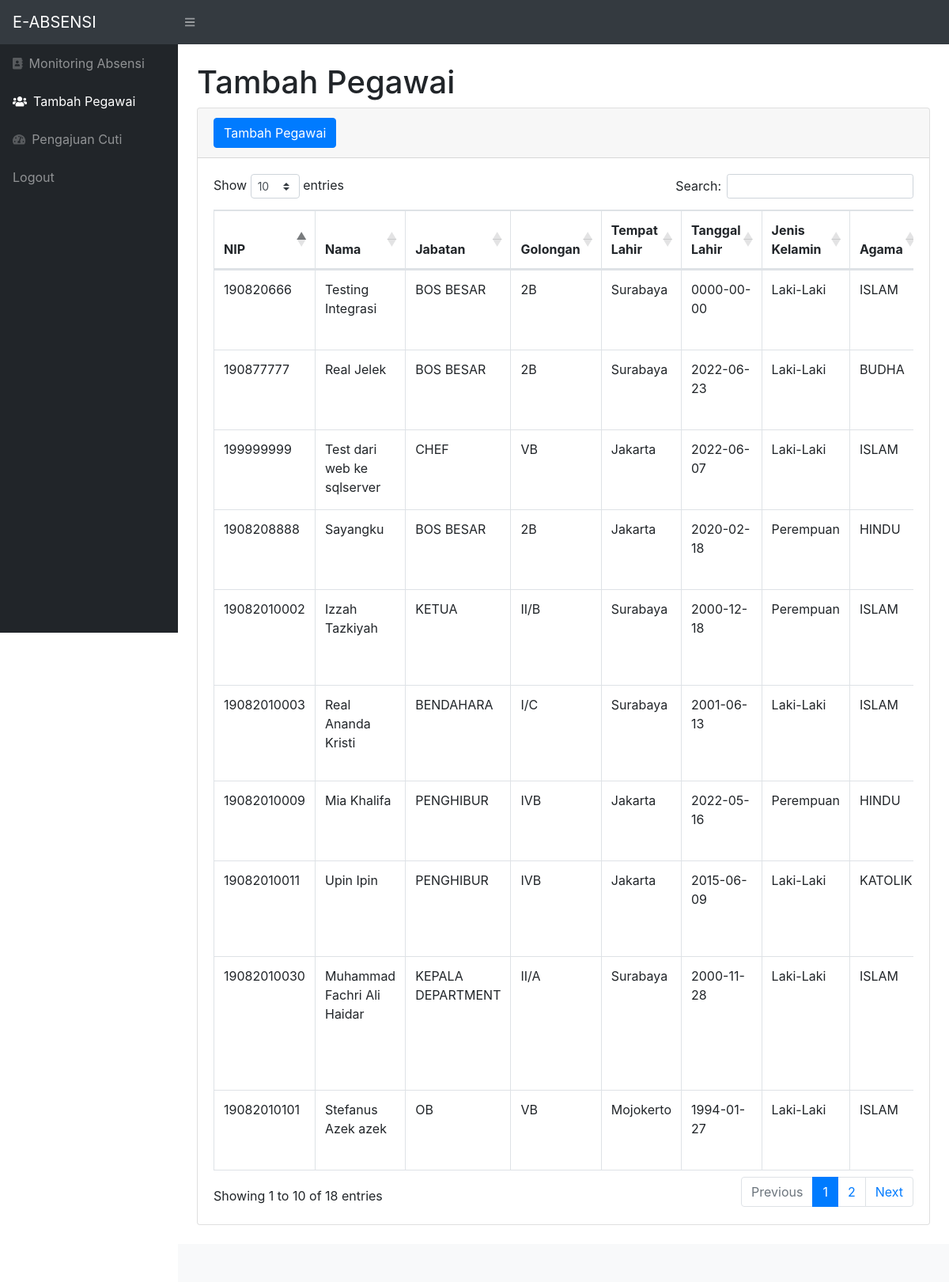
The page /TambahPegawai.php (signed in) on the database its author committed.
### tables this page shows
CREATE TABLE `tbl_pegawai` (
  `NIP` varchar(12) NOT NULL,
  `Nama` varchar(30) NOT NULL,
  `Jabatan` varchar(20) NOT NULL,
  `Golongan` varchar(7) NOT NULL,
  `TempatLahir` varchar(12) NOT NULL,
  `TanggalLahir` date NOT NULL,
  `JenisKelamin` varchar(16) NOT NULL,
  `Agama` varchar(12) NOT NULL,
  `Alamat` varchar(150) NOT NULL,
  `Telephone` varchar(16) NOT NULL
);

### TambahPegawai.php (the view, shortened to what this page needs)
<?php
require 'function.php';
?>
<!DOCTYPE html>
<html lang="en">
    <head>
        <link href="css/styles.css" rel="stylesheet" />
        <link href="https://cdn.datatables.net/1.10.20/css/dataTables.bootstrap4.min.css" rel="stylesheet" />
    </head>
    <body class="sb-nav-fixed">
        <nav class="sb-topnav navbar navbar-expand navbar-dark bg-dark">
            <a class="navbar-brand" href="index.php">E-ABSENSI</a>
            <button class="btn btn-link btn-sm order-1 order-lg-0" id="sidebarToggle" href="#"><i class="fas fa-bars"></i></button>
        </nav>
        <div id="layoutSidenav">
            <div id="layoutSidenav_nav">
                <nav class="sb-sidenav accordion sb-sidenav-dark" id="sidenavAccordion">
                    <div class="sb-sidenav-menu">
                        <div class="nav">
                            <a class="nav-link" href="index.php">
                                <div class="sb-nav-link-icon"><i class="fas fa-address-book"></i></div>
                                Monitoring Absensi
                            </a>
                            <a class="nav-link" href="TambahPegawai.php">
                                <div class="sb-nav-link-icon"><i class="fas fa-users"></i></div>
                                Tambah Pegawai
                            </a>
                            <a class="nav-link" href="PengajuanCuti.php">
                                <div class="sb-nav-link-icon"><i class="fas fa-tachometer-alt"></i></div>
                                Pengajuan Cuti
                            </a>
                             <a class="nav-link" href="logout.php">
                                Logout
                            </a>
                    </div>
                </nav>
            </div>
            <div id="layoutSidenav_content">
                <main>
                    <div class="container-fluid">
                        <h1 class="mt-4">Tambah Pegawai</h1>
                       <div class="card mb-4">
                            <div class="card-header">
                          <button type="button" class="btn btn-primary" data-toggle="modal" data-target="#myModal">
                            Tambah Pegawai
                          </button>
                            </div>
                            <div class="card-body">
                                <div class="table-responsive">
                                    <table class="table table-bordered" id="dataTable" width="100%" cellspacing="0">
                                        <thead>
                                            <tr>
                                                <th>NIP</th>
                                                <th>Nama</th>
                                                <th>Jabatan</th>
                                                <th>Golongan</th>
                                                <th>Tempat Lahir</th>
                                                <th>Tanggal Lahir</th>
                                                <th>Jenis Kelamin</th>
                                                <th>Agama</th>
                                            </tr>
                                        </thead>
                                        <tbody>
                                            <?php
                                            $ambilsemuadatastock = mysqli_query($conn,"select * from tbl_pegawai");
                                            while($data=mysqli_fetch_array($ambilsemuadatastock)){
                                                $nip = $data['NIP'];
                                               $namapegawai = $data['Nama'];
                                               $jabatan = $data['Jabatan'];
                                                $golongan = $data['Golongan'];
                                                $tempatlahir = $data['TempatLahir'];
                                               $tgllahir = $data['TanggalLahir'];
                                               $kelamin = $data['JenisKelamin'];
                                                $agama = $data['Agama'];
                                            ?>
                                            <tr>
                                                <td><?=$nip;?></td>
                                                <td><?=$namapegawai;?></td>
                                                <td><?=$jabatan;?></td>
                                                <td><?=$golongan;?></td>
                                                <td><?=$tempatlahir;?></td>
                                                <td><?=$tgllahir;?></td>
                                                <td><?=$kelamin;?></td>
                                                <td><?=$agama;?></td>
                                            </tr>
                                            <?php
                                            };
                                            ?>
                                        </tbody>
                                    </table>
                                </div>
                            </div>
                        </div>
                    </div>
                </main>
                <footer class="py-4 bg-light mt-auto">
                </footer>
            </div>
        </div>
    </body>
</html>

### rows shown on the page
tbl_pegawai: NIP "19082010002", Nama "Izzah Tazkiyah", Jabatan "KETUA", Golongan "II/B", TempatLahir "Surabaya", TanggalLahir "2000-12-18", JenisKelamin "Perempuan", Agama "ISLAM"
tbl_pegawai: NIP "19082010003", Nama "Real Ananda Kristi", Jabatan "BENDAHARA", Golongan "I/C", TempatLahir "Surabaya", TanggalLahir "2001-06-13", JenisKelamin "Laki-Laki", Agama "ISLAM"
tbl_pegawai: NIP "19082010009", Nama "Mia Khalifa", Jabatan "PENGHIBUR", Golongan "IVB", TempatLahir "Jakarta", TanggalLahir "2022-05-16", JenisKelamin "Perempuan", Agama "HINDU"
tbl_pegawai: NIP "19082010011", Nama "Upin Ipin", Jabatan "PENGHIBUR", Golongan "IVB", TempatLahir "Jakarta", TanggalLahir "2015-06-09", JenisKelamin "Laki-Laki", Agama "KATOLIK"
tbl_pegawai: NIP "19082010030", Nama "Muhammad Fachri Ali Haidar", Jabatan "KEPALA DEPARTMENT", Golongan "II/A", TempatLahir "Surabaya", TanggalLahir "2000-11-28", JenisKelamin "Laki-Laki", Agama "ISLAM"
tbl_pegawai: NIP "19082010101", Nama "Stefanus Azek azek", Jabatan "OB", Golongan "VB", TempatLahir "Mojokerto", TanggalLahir "1994-01-27", JenisKelamin "Laki-Laki", Agama "ISLAM"
tbl_pegawai: NIP "190820666", Nama "Testing Integrasi", Jabatan "BOS BESAR", Golongan "2B", TempatLahir "Surabaya", TanggalLahir "0000-00-00", JenisKelamin "Laki-Laki", Agama "ISLAM"
tbl_pegawai: NIP "1908208888", Nama "Sayangku", Jabatan "BOS BESAR", Golongan "2B", TempatLahir "Jakarta", TanggalLahir "2020-02-18", JenisKelamin "Perempuan", Agama "HINDU"
tbl_pegawai: NIP "190877777", Nama "Real Jelek", Jabatan "BOS BESAR", Golongan "2B", TempatLahir "Surabaya", TanggalLahir "2022-06-23", JenisKelamin "Laki-Laki", Agama "BUDHA"
tbl_pegawai: NIP "199999999", Nama "Test dari web ke sqlserver", Jabatan "CHEF", Golongan "VB", TempatLahir "Jakarta", TanggalLahir "2022-06-07", JenisKelamin "Laki-Laki", Agama "ISLAM"
